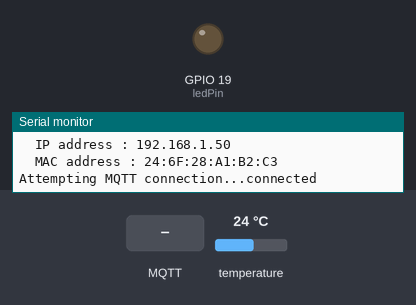
The sketch below on a simulated ESP32. Shown: output pins drawn as LEDs (lit = HIGH), the last lines printed to the serial monitor. Inputs (shaded band) come from the test bench; at power-on: temperature 24 °C. WiFi joins after 1.5 s; servers stay silent unless stated; no MQTT or app messages arrive unless stated.

Above: at 3.2 s.
3.3 s: MQTT message "ON" arrives on the second subscribed topic
At 4.2 s:
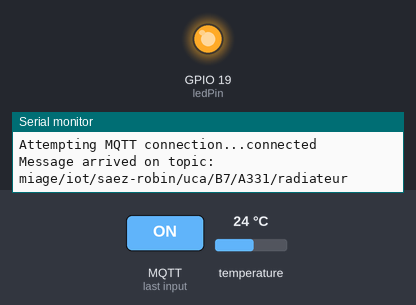
5.1 s: MQTT message ":" arrives on the second subscribed topic
At 6.6 s:
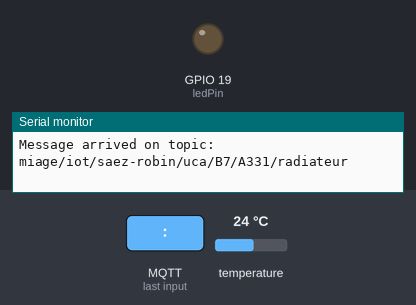
Timing chart, 0 to 8.1 s (numbered marks = the images above; inputs shaded):
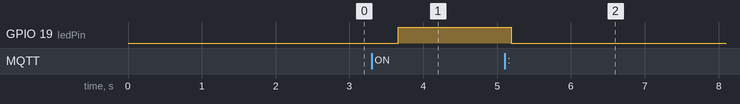

The sketch:

mqtt.ino
```cpp
/*********
 Based on Rui Santos work :
 https://randomnerdtutorials.com/esp32-mqtt-publish-subscribe-arduino-ide/
 Modified by GM
*********/
#include <WiFi.h>
#include <PubSubClient.h>
#include <Wire.h>
#include <DallasTemperature.h>

WiFiClient espClient;           // Wifi
PubSubClient client(espClient); // MQTT client

OneWire oneWire(23);
DallasTemperature tempSensor(&oneWire);

/*===== MQTT broker/server and TOPICS ========*/
const char* mqtt_server = "broker.hivemq.com"; /* "broker.shiftr.io"; */
#define BATIMENT "B7"
#define SALLE "A331"
#define TOPIC_TEMP "miage/iot/saez-robin/uca/" BATIMENT "/" SALLE "/temperature"
#define TOPIC_RADIATEUR "miage/iot/saez-robin/uca/" BATIMENT "/" SALLE "/radiateur"
#define TOPIC_INCENDIE "miage/iot/saez-robin/uca/" BATIMENT "/" SALLE "/incendie"
#define TOPIC_TIME "miage/iot/saez-robin/uca/time"

#define uS_TO_S_FACTOR 1000000  /* Conversion factor for micro seconds to seconds */
#define TIME_TO_SLEEP  120        /* Time ESP32 will go to sleep (in seconds) */

RTC_DATA_ATTR int bootCount = 0;


/*============= GPIO ======================*/
float temperature = 0;
float light = 0;
const int ledPin = 19; // LED Pin
const float SEUIL_JOUR = 25; // cas permettant de reproduire un incendie facilement
const float SEUIL_NUIT = 15;
const int heureDebutNuit = 20;
const int heureFinNuit = 7;
const int minuteDebutNuit = 30;
const int minuteFinNuit = 20;

int heuresCourante = -1;
int minutesCourante = -1;
int counterPublishStart = 0;
int counterPublishEnd = 2 * 60000;
/*================ WIFI =======================*/
void print_connection_status() {
  Serial.print("WiFi status : \n");
  Serial.print("\tIP address : ");
  Serial.println(WiFi.localIP());
  Serial.print("\tMAC address : ");
  Serial.println(WiFi.macAddress());
}

void connect_wifi() {
 const char* ssid = "HUAWEI P20 Pro";
const char* password =  "feb0134e4ecc";

  Serial.println("Connecting Wifi...");
  WiFi.begin(ssid, password);
  while (WiFi.status() != WL_CONNECTED) {
    Serial.println("Attempting to connect Wifi ..");
    delay(1000);
  }
  Serial.print("Connected to local Wifi\n");
  print_connection_status();
}

/*=============== SETUP =====================*/
void setup() {
   // ++bootCount;
   //esp_sleep_enable_timer_wakeup(TIME_TO_SLEEP * uS_TO_S_FACTOR);
  pinMode(ledPin, OUTPUT);
  Serial.begin(9600);
  connect_wifi();
  tempSensor.begin();
  client.setServer(mqtt_server, 1883);
  // set callback when publishes arrive for the subscribed topic
  client.setCallback(mqtt_pubcallback);

     //deepsleep
  //Serial.println("Going to sleep now");
  //Serial.flush();
//  esp_deep_sleep_start();

}

/*============== CALLBACK ===================*/
void mqtt_pubcallback(char* topic, byte* message,
                      unsigned int length) {
  // Callback if a message is published on this topic.

  Serial.print("Message arrived on topic: ");
  Serial.print(topic);
  Serial.println();
  String messString;

  if((String)topic == TOPIC_TIME){
    bool minute = false;
  for (int i = 0; i < length; i++) {

     if(!minute){
          messString += (char)message[i];
    }else{
       messString += (char)message[i];
    }

    if((char)message[i] == ':'){
        heuresCourante = messString.toInt();
        messString = "";
        minute = true;
    }
  }
  minutesCourante = messString.toInt();
  }


  if((String)topic == TOPIC_RADIATEUR){
    for(int i = 0; i<length;i++){
      messString+= (char)message[i];

    }
      if(messString == "ON"){
        set_Radiateur(HIGH);
      }else{
        set_Radiateur(LOW);
      }
  }

}

void set_Radiateur(int v){
  digitalWrite(ledPin, v);
}

/*============= SUBSCRIBE =====================*/
void mqtt_mysubscribe(char *topic1,char*topic2) {
  while (!client.connected()) { // Loop until we're reconnected
    Serial.print("Attempting MQTT connection...");
    // Attempt to connect
    if (client.connect("esp32", "try", "try")) {
      Serial.println("connected");
      // Subscribe
      client.subscribe(topic1);
      client.subscribe(topic2);
    } else {
      Serial.print("failed, rc=");
      Serial.print(client.state());
      Serial.println(" try again in 5 seconds");
      // Wait 5 seconds before retrying
      delay(5000);
    }
  }
}

float get_Temperature(){
  float temperature;
  tempSensor.requestTemperaturesByIndex(0);
  temperature = tempSensor.getTempCByIndex(0);
  return temperature;
}

/*================= LOOP ======================*/
void loop() {

      if (!client.connected()) {
    mqtt_mysubscribe((char *)(TOPIC_TIME),(char *)(TOPIC_RADIATEUR));
  }

  /*--- Publish Temperature periodically   */
  temperature = get_Temperature();
  char tempString[20];
  dtostrf(temperature, 1, 2, tempString);
  if(heuresCourante != -1 && minutesCourante != -1){

  if(heuresCourante > heureDebutNuit
  ||  heuresCourante < heureFinNuit
  || ( heuresCourante == heureDebutNuit && minutesCourante > minuteDebutNuit)
  || ( heuresCourante == heureFinNuit && minutesCourante<minuteFinNuit )){


    sprintf(tempString,"%.2f/%.2f",temperature, SEUIL_NUIT);
      if(temperature > SEUIL_NUIT){
        //publish incendie
        client.publish(TOPIC_INCENDIE, "true");
      }else{
        client.publish(TOPIC_INCENDIE, "false");
      }
  }else{
    sprintf(tempString,"%.2f/%.2f",temperature, SEUIL_JOUR);
    if(temperature > SEUIL_JOUR){
        //publish incendie
        client.publish(TOPIC_INCENDIE, "true");
      }else{
        client.publish(TOPIC_INCENDIE, "false");
      }
  }

  if(counterPublishStart > counterPublishEnd){
     Serial.print(TOPIC_TEMP);
    Serial.print("Published Temperature : "); Serial.println(tempString);
    client.publish(TOPIC_TEMP, tempString);
    counterPublishStart = 0;
  }

}
client.loop();
//delay(5000);
counterPublishStart += 5000;
}
```

Measured:
- after the input at 3.3 s, GPIO 19 (ledPin): LOW → HIGH after 0.36 s
- after the input at 5.1 s, GPIO 19 (ledPin): HIGH → LOW after 0.09 s
